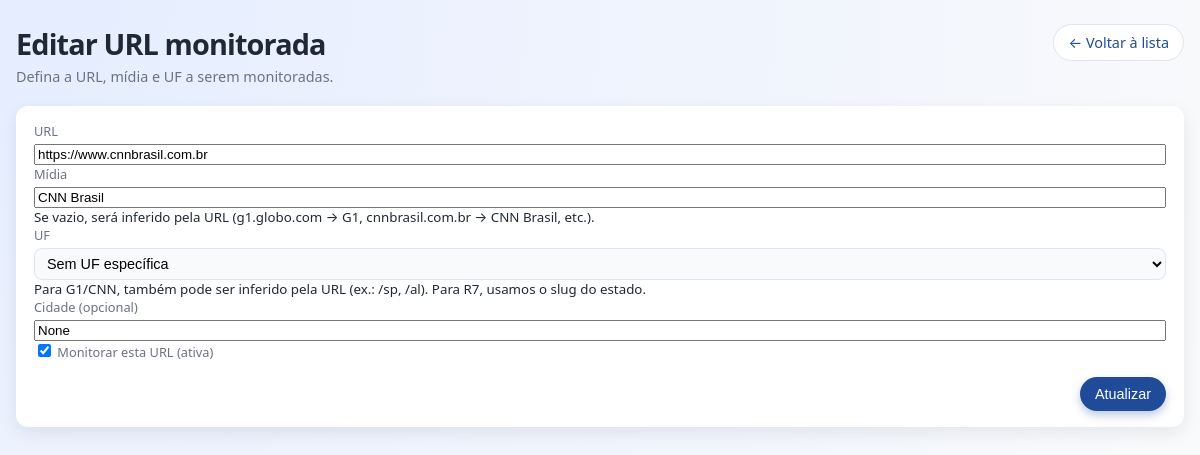
The page /urls/2/edit on the database its author committed.
### models.py (models this page shows)
class MonitoredURL(Base):
    __tablename__ = "monitored_urls"
    id = Column(Integer, primary_key=True, autoincrement=True)
    url = Column(String(500), unique=True, nullable=False)
    media = Column(String(50), nullable=False, index=True)   # "G1", "CNN Brasil", "R7"
    uf = Column(String(2), nullable=True, index=True)
    city = Column(String(100), nullable=True)
    is_active = Column(Boolean, default=True, nullable=False)
    created_at = Column(DateTime, default=dt.datetime.utcnow, nullable=False)
    updated_at = Column(
        DateTime,
        default=dt.datetime.utcnow,
        onupdate=dt.datetime.utcnow,
        nullable=False,
    )

### app.py (the view, shortened to what this page needs)
    @app.route("/urls/<int:url_id>/edit", methods=["GET", "POST"])
    def url_edit(url_id: int):
        session = SessionLocal()
        try:
            url_obj = session.get(MonitoredURL, url_id)
            if not url_obj:
                return redirect(url_for("url_list"))
            return render_template(
                "url_form.html",
                form_title="Editar URL monitorada",
                submit_label="Atualizar",
                url_obj=url_obj,
                uf_list=UF_LIST,
                media_suggestions=MEDIA_SUGGESTIONS,
            )
        finally:
            session.close()

### templates/url_form.html (shortened to what this page needs)
<!DOCTYPE html>
<html lang="pt-BR">
<head>
    <link rel="stylesheet" href="{{ url_for('static', filename='style.css') }}" />
</head>
<body>
<div class="page">
    <header class="header">
        <div>
            <h1>{{ form_title }}</h1>
            <p class="subtitle">Defina a URL, mídia e UF a serem monitoradas.</p>
        </div>
        <div class="header-actions">
            <a href="{{ url_for('url_list') }}" class="btn btn-secondary">
                ← Voltar à lista
            </a>
        </div>
    </header>
    <section class="card">
        <form method="post" class="url-form">
            <div class="filter-group">
                <label for="url">URL</label>
                <input
                    type="url"
                    id="url"
                    name="url"
                    required
                    value="{{ url_obj.url if url_obj else '' }}"
                    placeholder="https://g1.globo.com"
                />
            </div>
            <div class="filter-group">
                <label for="media">Mídia</label>
                <input
                    list="media-options"
                    id="media"
                    name="media"
                    value="{{ url_obj.media if url_obj else '' }}"
                    placeholder="Ex.: G1, CNN Brasil, R7"
                />
                <small class="hint">
                    Se vazio, será inferido pela URL (g1.globo.com → G1, cnnbrasil.com.br → CNN Brasil, etc.).
                </small>
            </div>
            <div class="filter-group">
                <label for="uf">UF</label>
                <select id="uf" name="uf">
                    <option value="NONE">Sem UF específica</option>
                </select>
                <small class="hint">
                    Para G1/CNN, também pode ser inferido pela URL (ex.: /sp, /al). Para R7, usamos o slug do estado.
                </small>
            </div>
            <div class="filter-group">
                <label for="city">Cidade (opcional)</label>
                <input
                    type="text"
                    id="city"
                    name="city"
                    value="{{ url_obj.city if url_obj else '' }}"
                    placeholder="Ex.: São Paulo"
                />
            </div>
            <div class="filter-group">
                <label>
                    <input
                        type="checkbox"
                        name="is_active"
                        {% if not url_obj or url_obj.is_active %}checked{% endif %}
                    />
                    Monitorar esta URL (ativa)
                </label>
            </div>
            <div class="form-actions">
                <button type="submit" class="btn btn-primary">{{ submit_label }}</button>
            </div>
        </form>
    </section>
</div>
</body>
</html>

### static/style.css (style rules this page uses)
:root { --bg: #f4f5fb; --card-bg: #ffffff; --border-subtle: #e0e3f0; --text-main: #1f2933; --text-subtle: #6b7280; --primary: #1f4b99; --primary-soft: #e0ecff; --accent: #10b981; --danger: #ef4444; --shadow-soft: 0 6px 18px rgba(15, 23, 42, 0.08); --radius-lg: 12px; --radius-full: 999px; }
*, *::before, *::after { box-sizing: border-box; }
body { margin: 0; font-family: system-ui, -apple-system, BlinkMacSystemFont, "Segoe UI", sans-serif; background: radial-gradient(circle at top left, #e5edff, #f9fafb); color: var(--text-main); }
.page { max-width: 1200px; margin: 0 auto; padding: 24px 16px 40px; }
.header { display: flex; align-items: flex-start; justify-content: space-between; gap: 16px; margin-bottom: 20px; }
.header h1 { margin: 0; font-size: 1.8rem; letter-spacing: -0.03em; }
.subtitle { margin: 4px 0 0; color: var(--text-subtle); font-size: 0.9rem; }
.header-actions { display: flex; flex-direction: row; gap: 8px; }
.btn { display: inline-flex; align-items: center; justify-content: center; padding: 8px 14px; font-size: 0.9rem; border-radius: var(--radius-full); border: 1px solid transparent; text-decoration: none; cursor: pointer; white-space: nowrap; transition: background 0.15s ease, color 0.15s ease, border-color 0.15s ease, box-shadow 0.15s ease, transform 0.05s ease; }
.btn-primary { background: var(--primary); color: #ffffff; box-shadow: 0 4px 10px rgba(31, 75, 153, 0.3); }
.btn-secondary { background: #ffffff; color: var(--primary); border-color: var(--border-subtle); }
.card { background: var(--card-bg); border-radius: var(--radius-lg); box-shadow: var(--shadow-soft); padding: 16px 18px; }
.filter-group { display: flex; flex-direction: column; min-width: 180px; }
.filter-group label { font-size: 0.8rem; color: var(--text-subtle); margin-bottom: 4px; }
.filter-group select, .filter-group input[type="date"] { border-radius: 8px; border: 1px solid var(--border-subtle); padding: 6px 8px; font-size: 0.9rem; background: #f9fafb; min-width: 160px; }
.form-actions { margin-top: 12px; display: flex; justify-content: flex-end; }

### rows shown on the page
MonitoredURL: url "https://www.cnnbrasil.com.br", media "CNN Brasil", city "None", is_active "☑"

### other values the page prints
{{ submit_label }} "Atualizar"
